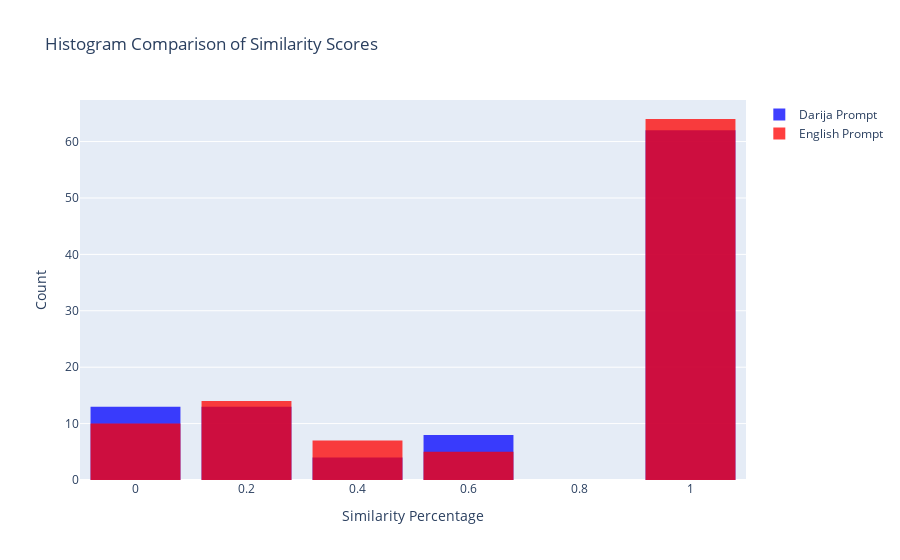

Notebook code for this chart:
### Markdown cell above
histogram    comparison

### Code cell
#    x=dataset['similarity_p4'],
#    name='',  # name used in legend and hover labels
#    x=dataset['similarity_eng_p4'],
#    name='English Prompt',


fig = go.Figure()

# Add histogram for Prompt 1
fig.add_trace(go.Histogram(
    x=dataset['similarity_p4'],
    name='Darija Prompt',
    opacity=0.75,
    marker=dict(color='blue')
))

# Add histogram for Prompt 2
fig.add_trace(go.Histogram(
    x=dataset['similarity_eng_p4'],
    name='English Prompt',
    opacity=0.75,
    marker=dict(color='red')
))

# Update layout for better visualization
fig.update_layout(
    title='Histogram Comparison of Similarity Scores',
    xaxis_title='Similarity Percentage',
    yaxis_title='Count',
    barmode='overlay',
    bargap=0.1,
    bargroupgap=0.1
)

# Show the plot
fig.show()

### Figure 1 — Plotly figure (JSON) as saved in the notebook; plotly's stock layout.template omitted (floating-point values rounded to 4 significant figures)
{"data": [{"marker": {"color": "blue"}, "name": "Darija Prompt", "opacity": 0.75, "type": "histogram", "x": [0, 1, 1, 0.5, 1, 0, 1, 0.25, 0, 1, 1, 1, 0.25, 1, 1, 0.5, 1, 0, 1, 1, 0.2, 1, 1, 0.1667, 1, 0.1667, 1, 0, 1, 0.25, 1, 0, 1, 1, 1, 1, 0, 1, 0.5, 1, 0.3333, 1, 1, 1, 1, 0.3333, 1, 0, 1, 0.3333, 1, 0, 1, 1, 0.5, 1, 0.25, 0.25, 0, 1, 1, 0.25, 1, 0.5, 1, 1, 1, 1, 1, 1, 0, 1, 1, 1, 1, 0.3333, 0.1667, 1, 1, 0, 1, 0.5, 0.25, 1, 0.5, 1, 1, 0, 1, 1, 0.25, 1, 1, 0.5, 1, 0.25, 1, 1, 1, 1]}, {"marker": {"color": "red"}, "name": "English Prompt", "opacity": 0.75, "type": "histogram", "x": [1, 1, 1, 1, 1, 1, 1, 0.25, 1, 1, 1, 1, 0.25, 1, 1, 0.3333, 1, 0, 1, 1, 0.25, 1, 1, 0, 1, 0.1667, 1, 0, 1, 0.1429, 1, 0, 1, 1, 0, 0.3333, 1, 1, 0.5, 1, 0.3333, 1, 1, 1, 1, 0.3333, 1, 0.3333, 1, 0.3333, 1, 0, 1, 1, 0, 1, 0.25, 0.25, 1, 1, 1, 0.2, 1, 0.5, 1, 1, 0, 1, 1, 1, 0.3333, 1, 1, 1, 1, 0.25, 0.1667, 1, 1, 1, 1, 0.5, 0.25, 1, 0.5, 1, 0, 0.25, 1, 1, 0.25, 1, 1, 0.5, 1, 0.25, 1, 1, 1, 0]}], "layout": {"bargap": 0.1, "bargroupgap": 0.1, "barmode": "overlay", "title": {"text": "Histogram Comparison of Similarity Scores"}, "xaxis": {"title": {"text": "Similarity Percentage"}}, "yaxis": {"title": {"text": "Count"}}}}
